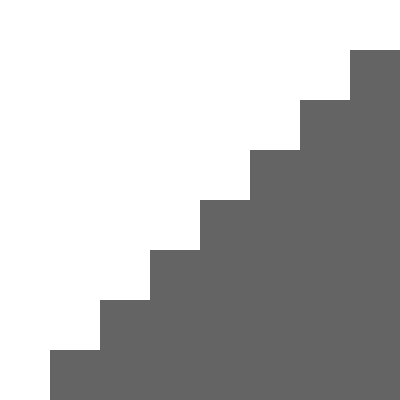
Frame 1 (no input)
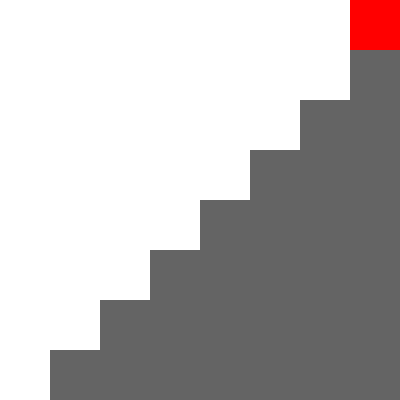
Frame 60 (the mouse pressed at the canvas centre just before this capture)
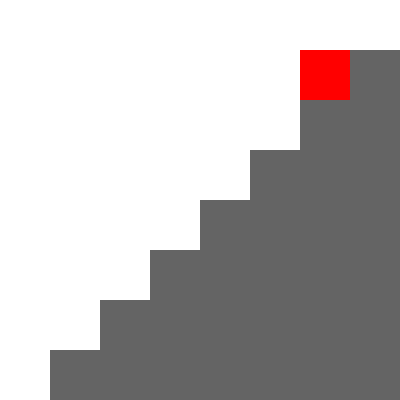
Frame 120 (the mouse held since frame 60 and released just before this capture)

The Processing sketch that drew these frames (run headless with seeded random() and noise(); from frame 60 on, the mouse is pressed at the canvas centre):

// Processing sketch: loop_2
// ── loop_2.pde

float angle1;
PVector origin = new PVector(400, 0);

String state = "down";

void setup() {
  size(400, 400);
  noStroke();
}

void draw() {
  background(255);

  for (int i = 350; i >= 50; i -= 50) {    

    fill(100); 
    rect(i, 400-i, 50, i);
  }
  translate(origin.x, origin.y);

  if (state == "down") {
    if (frameCount % 60 <= 30) {
      angle1 = -radians(frameCount % 60 * 6 + 90);
    } else if (frameCount % 60 == 59) {
      origin.add(new PVector(-50, 50));
      if (origin.x == 0) {
        state = "up";
        origin.x += 50;
      }
    }
  } else if (state == "up") {
    if (frameCount % 60 <= 30) {
      angle1 = -radians(frameCount % 60 * 6 - 90);
    } else if (frameCount % 60 == 59 || frameCount % 120 == 89) {
      origin.add(new PVector(+50, -50));
      if (origin.x == 400) {
        state = "down";
        origin.x -= 50;
      }
    }
  }
  rotate(angle1);
  fill(255, 0, 0);
  rect(0, 0, 50, 50);
}
